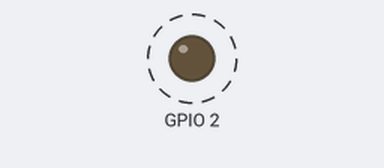
A sketch run on a simulated ESP32. On the bench: output pins drawn as LEDs (lit = HIGH). Dashed ring = blinking.

Above: at 0.3 s.
Timing chart, 0 to 3.0 s (numbered marks = the images above):
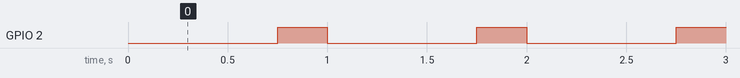

Measured:
- by itself, GPIO 2: alternates HIGH for 0.25 s and LOW for 0.75 s

The sketch:

reference.ino
```cpp
const int led = 2;
unsigned long changedAt = 0;
bool on = false;

void setup() {
  pinMode(2, OUTPUT);
  digitalWrite(2, LOW);
}

void loop() {
  unsigned long now = millis();
  unsigned long period = on ? 250 : 750;
  if (now - changedAt >= period) {
    on = !on;
    digitalWrite(2, on ? HIGH : LOW);
    changedAt = now;
  }
}
```
